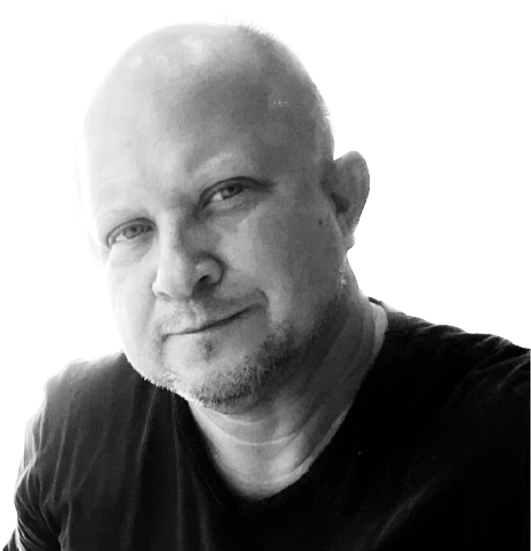
#> input picture images/fkoch-headshot.png, 1062 x 1102 px (shown at 1/2 size); its folder holds only this picture in this run
$ python _fiximg.py
#> lines starting #> are read from the running program, lines starting #| are printed output that depends on the picture
from PIL import Image
import glob
import os

def main():
    # Get the directory where this script is located
    base_dir = os.path.dirname(os.path.abspath(__file__))

    # Promo message
    print(f"🚀 Running at #{base_dir}")

    # Define resize tasks
    resize_tasks = [
        {"pattern": "*-headshot.png", "size": (None, 400)},  # Maintain aspect ratio
    ]

    # Process each task
    for task in resize_tasks:
        pattern_path = os.path.join(base_dir, '**', task["pattern"])
        image_files = glob.glob(pattern_path, recursive=True)

        for img_path in image_files:
            try:
                with Image.open(img_path) as img:
#> img is the input picture: PIL image 1062x1102 RGBA; mean R, G, B, A 150.3, 150.3, 150.3, 255
                    orig_width, orig_height = img.size
#> orig_width = 1062; orig_height = 1102
                    target_width, target_height = task["size"]

                    # Calculate missing dimension if None
                    if target_width is None and target_height is not None:
                        aspect_ratio = orig_width / orig_height
#> aspect_ratio = 0.964
                        target_width = int(target_height * aspect_ratio)
#> target_width = 385
                    elif target_height is None and target_width is not None:
                        aspect_ratio = orig_height / orig_width
                        target_height = int(target_width * aspect_ratio)

                    resized_img = img.resize((target_width, target_height), Image.Resampling.LANCZOS)
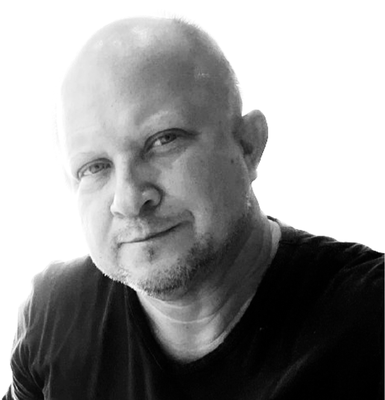
#> resized_img: PIL image 385x400 RGBA; mean R, G, B, A 150.3, 150.3, 150.3, 255
                    resized_img.save(img_path)
                    print(f"✅ Resized:  {os.path.basename(img_path)}→ {task['size']}")
            except Exception as e:
                print(f"❌ Failed: {img_path} — {e}")

if __name__ == "__main__":
    main()
